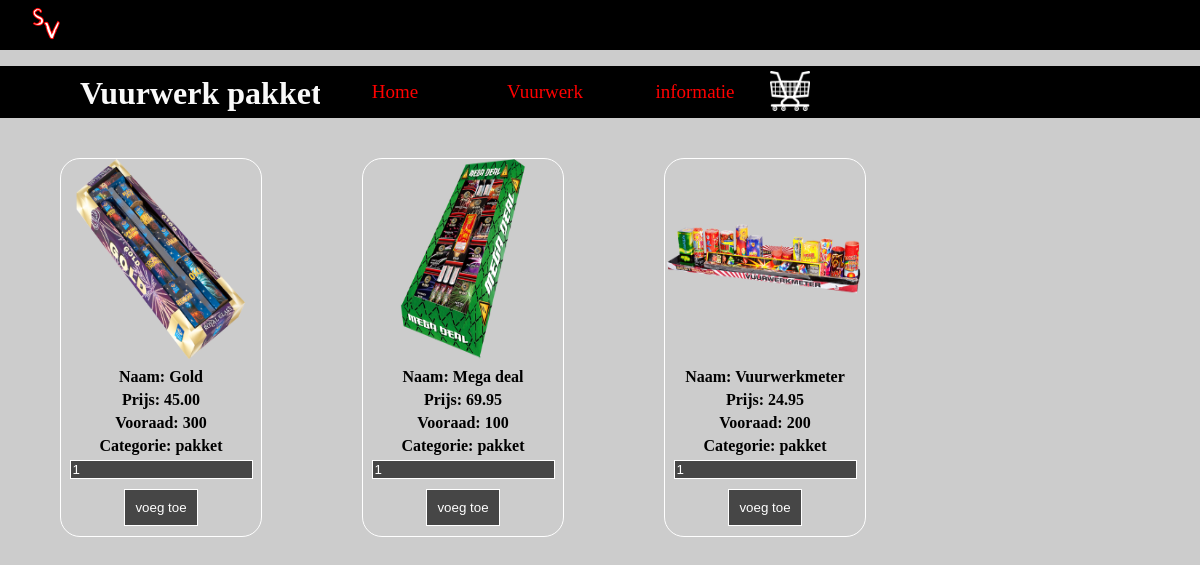
/vuurwerk/pakket, run on the app's committed database.
### tables this page shows
CREATE TABLE `product` (
  `naam` varchar(50) NOT NULL,
  `prijs` double(5,2) NOT NULL,
  `vooraad` int(11) NOT NULL,
  `categorieen` varchar(50) NOT NULL,
  `url_afbeelding` varchar(100) NOT NULL
);

### index.php (called while the page is built, shortened)
<?php
include "functions.php";
$page = "index";
$folder = "shop";
if (isset($_GET['page'])) {
    $page = $_GET['page'];
}
include "{$folder}/{$page}.php";

### functions.php (called while the page is built, shortened)
<?php
$servername = "localhost";
$username = "root";
$password = "";
$database = "vuurwerk";
try {
    $conn = new PDO("mysql:host=$servername;dbname={$database}", $username, $password);
    $conn->setAttribute(PDO::ATTR_ERRMODE, PDO::ERRMODE_EXCEPTION);
} catch (PDOException $e) {
    echo "Connection failed: " . $e->getMessage();
}
function producten($categorie = false) {
    global $conn;
    $categorieQuery = "";
    $values = [];
    if ($categorie) {
        $categorieQuery = "WHERE categorieen = ?";
        $values[] = $categorie;
    }
    $query = $conn->prepare("SELECT * FROM product {$categorieQuery}");
    $query->execute($values);
    $producten = $query->fetchAll(PDO::FETCH_ASSOC);
    return $producten;
}
function categorien() {
    global $conn;
    $query = $conn->prepare("SELECT * FROM categorie ");
    $query->execute();
    $categorien = $query->fetchAll(PDO::FETCH_ASSOC);
    return $categorien;
}

### shop/vuurwerk.php (the view, shortened to what this page needs)
<?php
    $categorie = "";
    if (isset($_GET['subpage'])) {
        $categorie = $_GET['subpage'];
    }
?>
<!DOCTYPE html>
<html lang="en">
<head>
    <link rel="stylesheet" href="/vuurwerk/shop/css/style.css">
</head>
<body>
    <div id="shop">
        <div id="head-text">
            <a href=""><img src="/vuurwerk/shop/img/logo.jpg" height="50" width="50"></a>
            <h1>Vuurwerk <?= $categorie; ?></h1>
        </div>
        <div id="nav">
            <nav id="head-nav">
                <ul>
                    <li><a class="normaal" href="/vuurwerk/">Home</a></li>
                    <li><a class="normaal" href="/vuurwerk/vuurwerk">Vuurwerk</a>
                            <?php foreach(categorien() as $category) { ?>
                                <li><a href="/vuurwerk/vuurwerk/<?= $category['titel']; ?>"><?= $category['titel']; ?></a></li>
                            <?php } ?>
                    </li>
                    <li><a class="normaal" href="/vuurwerk/informatie">informatie</a></li>
                    <li>
                        <label for="winkelmand-toggle" class="winkelmand-toggle-label">
                            <span><img src="/vuurwerk/shop/img/winkel.png" width="40" height="40" style="margin-top: 5px;"></span>
                        </label>
                    </li>
                </ul>
            </nav>
        </div>
    </div>
    <div id="producten">
        <?php foreach(producten($categorie) as $product) { ?>
            <div>
                <form name="Lightyear" method="post" action="">
                    <img src="/vuurwerk/shop/<?= $product['url_afbeelding']; ?>">
                    <h4>Naam: <?= $product['naam']; ?></h4>
                    <h4>Prijs: <?= $product['prijs']; ?></h4>
                    <h4>Vooraad: <?= $product['vooraad']; ?></h4>
                    <h4>Categorie: <?= $product['categorieen']; ?></h4>
                    <input type="text" name="hoeveel" value="1">
                    <br>
                    <input type="submit" name="add_to_cart" value="voeg toe">
                </form>
            </div>
        <?php } ?>
    </div>
</body>
</html>

### shop/css/style.css (style rules this page uses)
body { background-color: #ccc; margin: 0; }
#head-text { background-color: black; color: #f9f9f9; width: 100%; height: 50px; margin-left: auto; margin-right: auto; }
#head-text img { margin-left: 20px; }
#head-text h1 { margin-left: 80px; }
#nav { background-color: black; width: 100%; height: auto; height: 52px; margin-bottom: 40px; }
#head-nav ul { list-style: none; }
#head-nav ul li { width: auto; height: auto; text-align: center; float: left; font-size: 19px; position: relative; }
#head-nav ul li a { color: red; }
#head-nav { background-color:black; width: 640px; height: auto; height: 52px; margin-left: auto; margin-right: auto; margin-bottom:40px; }
#head-nav a { display: block; color: white; width: 120px; text-align: center; margin-bottom:0px; text-decoration: none; background-color: black; }
.normaal { padding: 15px; }
#producten { text-align: center; height: auto; }
#producten img { width: 200px; height: 200px; }
#producten form { border: 1px solid white; border-radius: 20px; overflow: hidden; float: left; margin-right: 40px; margin-left: 60px; margin-bottom: 20px; }
#producten input[type=text] { color: white; background-color: rgb(70, 70, 70); border: 1px solid white; }
#producten input[type="submit"] { padding: 10px; background-color: rgb(70, 70, 70); border: 1px solid white; color: white; margin-top: 10px; margin-bottom: 10px; }
#producten h4 { margin-bottom: 5px; margin-top: 5px; }

### data on the page
product: url_afbeelding (picture), naam "Gold", prijs "45.00", vooraad "300", categorieen "pakket"
product: url_afbeelding (picture), naam "Mega deal", prijs "69.95", vooraad "100", categorieen "pakket"
product: url_afbeelding (picture), naam "Vuurwerkmeter", prijs "24.95", vooraad "200", categorieen "pakket"

### other printed values
$categorie "pakket"
